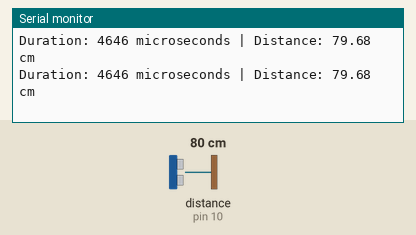
The sketch below on a simulated Arduino Uno, built with avr-gcc and run on an emulated ATmega328P. Parts: the last lines printed to the serial monitor. Wiring (inferred from the names in the program): ultrasonic range finder: trigger pin 9; echo pin 10. The inputs (shaded band) are chosen by the test bench; at power-on: distance to the obstacle (sensor on pin 10) 80 cm. The echo pulse lasts 58.3 µs per cm.

Above: at 1.3 s.
1.4 s: distance to the obstacle (sensor on pin 10) set to 4 cm
At 2.0 s:
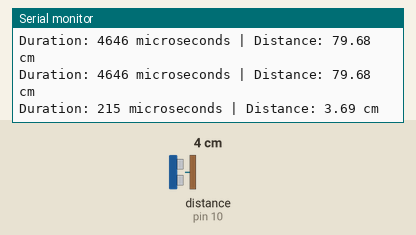
2.9 s: distance to the obstacle (sensor on pin 10) set to 2 cm
At 3.5 s:
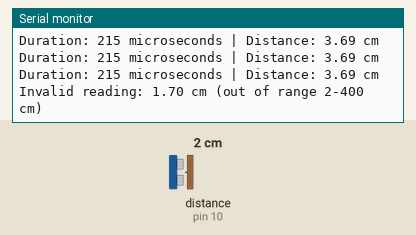

The sketch:

ultrasonic_sensor.ino
```cpp
/*
 * Project: Ultrasonic Sensor - HC-SR04
 * Description: Measure distance using HC-SR04 ultrasonic sensor
 * Author: XergioAleX
 * Date: 2025
 */

// Pin definitions
const int TRIG_PIN = 9;   // Trigger pin (output)
const int ECHO_PIN = 10;   // Echo pin (input)

// Sensor specifications
const float SOUND_SPEED = 0.0343;  // Speed of sound in cm/microsecond
const int MIN_DISTANCE = 2;        // Minimum valid distance (cm)
const int MAX_DISTANCE = 400;      // Maximum valid distance (cm)
const unsigned long TIMEOUT = 30000; // Timeout for pulseIn in microseconds (30ms)

// Variables
long duration = 0;         // Duration of pulse in microseconds
float distance = 0.0;     // Distance in centimeters

void setup() {
  // Initialize trigger pin as output
  pinMode(TRIG_PIN, OUTPUT);

  // Initialize echo pin as input
  pinMode(ECHO_PIN, INPUT);

  // Initialize serial communication for debugging
  Serial.begin(9600);
  Serial.println("Ultrasonic Sensor (HC-SR04) Started");
  Serial.println("Measuring distance...");
  Serial.println("---");
}

void loop() {
  // Clear the trigger pin (set to LOW)
  digitalWrite(TRIG_PIN, LOW);
  delayMicroseconds(2);

  // Send ultrasonic pulse: set trigger pin HIGH for 10 microseconds
  digitalWrite(TRIG_PIN, HIGH);
  delayMicroseconds(10);
  digitalWrite(TRIG_PIN, LOW);

  // Read the echo pin: pulseIn() returns the duration of the pulse in microseconds
  // pulseIn() waits for the pin to go HIGH, then measures how long it stays HIGH
  // Added timeout to prevent hanging on invalid readings
  duration = pulseIn(ECHO_PIN, HIGH, TIMEOUT);

  // Check if we got a valid reading (pulseIn returns 0 on timeout)
  if (duration == 0) {
    // No echo received - object too far or no object detected
    Serial.println("No echo received - object out of range or no object detected");
    delay(500);
    return;
  }

  // Calculate distance
  // Speed of sound: 343 m/s = 0.0343 cm/microsecond
  // Distance = (duration * speed of sound) / 2
  distance = duration * SOUND_SPEED / 2.0;

  // Validate distance is within sensor range
  if (distance < MIN_DISTANCE || distance > MAX_DISTANCE) {
    // Distance out of valid range - likely noise or invalid reading
    Serial.print("Invalid reading: ");
    Serial.print(distance, 2);
    Serial.println(" cm (out of range 2-400 cm)");
    delay(500);
    return;
  }

  // Print valid distance to Serial Monitor
  Serial.print("Duration: ");
  Serial.print(duration);
  Serial.print(" microseconds | Distance: ");
  Serial.print(distance, 2);  // 2 decimal places
  Serial.println(" cm");

  // Wait 500ms before next measurement
  delay(500);
}
```

Measured:
- the behaviour switches between 3 and 2 cm on distance to the obstacle (sensor on pin 10) (found by bisection; images 1 and 2)
- after the input at 1.4 s, the serial monitor: prints a new line after 0.17 s (image 1)
- after the input at 2.9 s, the serial monitor: prints a new line after 0.17 s (image 2)
